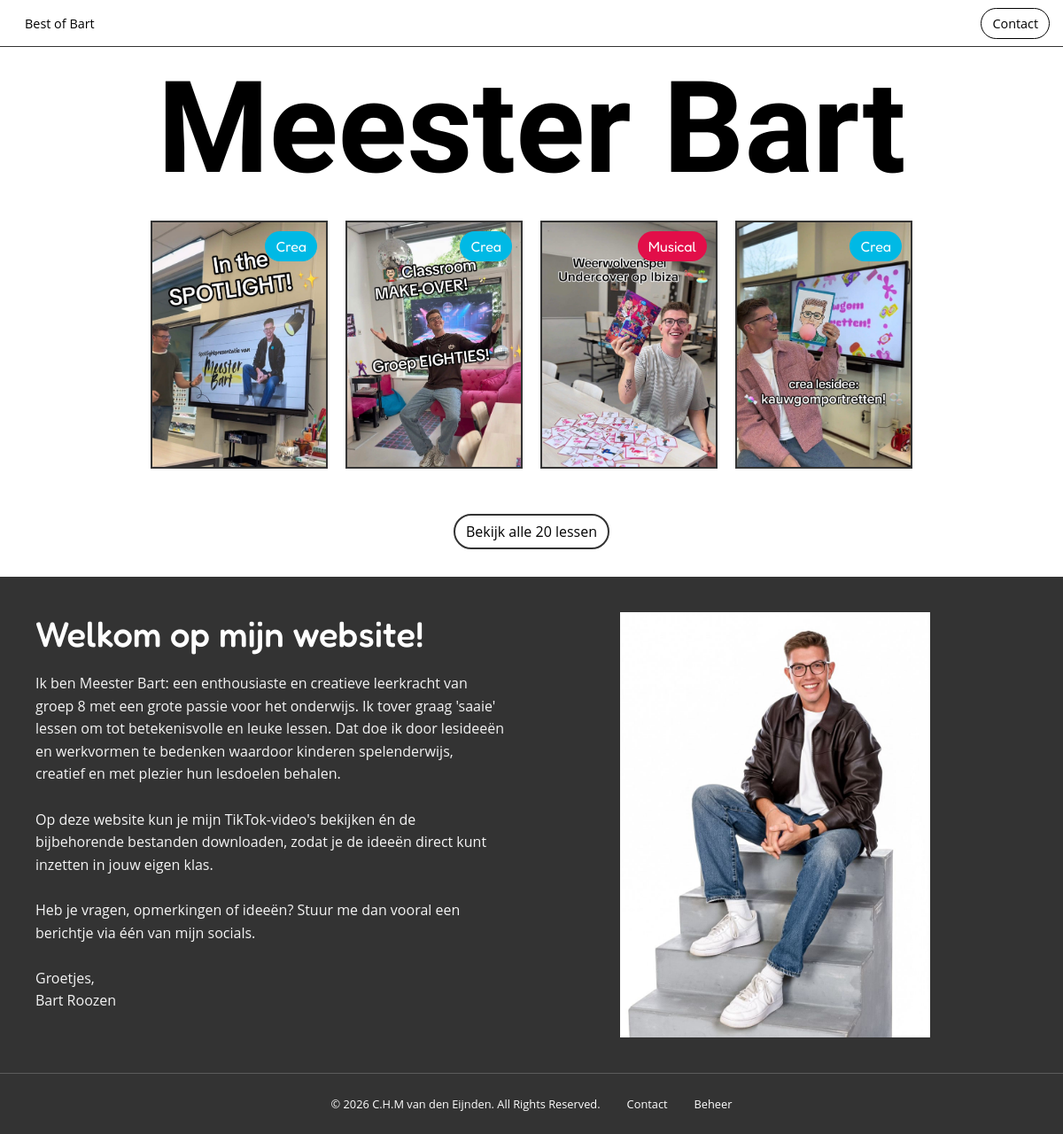
The page / on the database its author committed.
### gallery/models.py (models this page shows, shortened)
class GalleryItem(models.Model):
    GENRE_CHOICES = [
        ("crea", "Crea"),
        ("musical", "Musical"),
        ("rekenen", "Rekenen"),
        ("spelling", "Spelling"),
    ]
    title = models.CharField(max_length=200)
    description = models.TextField()
    image = models.ImageField(upload_to="main/images/")
    tiktok_url = models.URLField(max_length=500, blank=True)
    genre = models.CharField(max_length=20, choices=GENRE_CHOICES, default="crea")
    order = models.PositiveIntegerField(
        default=0,
        help_text="Lower numbers show first. Leave at 0 to put a new item at the top.",
    )
    is_visible = models.BooleanField(default=True)
    class Meta:
        ordering = ["order", "-id"]
    @property
    def files_json(self):
        return json.dumps([{"url": f.url} for f in self.files.all()])

### best_of_bart/views.py (the view)
# urls.py: path('', views.home_view, name='home'),
def home_view(request):
    items = visible_items()
    return render(request, 'home.html', {
        'gallery_items': items[:4],
        'total_items': items.count(),
    })

### best_of_bart/views.py (called while the page is built)
def visible_items():
    return GalleryItem.objects.filter(is_visible=True).prefetch_related("files")

### gallery/models.py (called while the page is built)
    @property
    def url(self):
        return self.file.url if self.file else self.external_url

### templates/home.html (shortened to what this page needs)
{% extends "base.html" %}
{% load static %}
{% block content %}
<div class="home-container">
    <h1 class="main-header">Meester Bart</h1>
    <div class="gallery">
        {% for item in gallery_items %}
            <div class="gallery-item" data-item-id="{{ item.id }}" data-tiktok-url="{{ item.tiktok_url }}" data-description="{{ item.description }}" data-genre="{{ item.genre }}" data-files='{{ item.files_json|safe }}'>
                <img src="{{ item.image.url }}" alt="{{ item.title }}">
                <span class="genre-tag genre-{{ item.genre }}">{{ item.genre }}</span>
            </div>
        {% endfor %}
    </div>
    <div class="see-all-container">
        <a href="{% url 'lessen' %}" class="see-all-btn">Bekijk alle {{ total_items }} lessen</a>
    </div>
    <div class="highlighted-item">
        <div class="column">
            <h1 class="highlighted-title">Welkom op mijn website!</h1>
            <p class="highlighted-description">Ik ben Meester Bart: een enthousiaste en creatieve leerkracht van groep 8 met een grote passie voor het onderwijs. Ik tover graag 'saaie' lessen om tot betekenisvolle en leuke lessen. Dat doe ik door lesideeën en werkvormen te bedenken waardoor kinderen spelenderwijs, creatief en met plezier hun lesdoelen behalen.<br><br>Op deze website kun je mijn TikTok-video's bekijken én de bijbehorende bestanden downloaden, zodat je de ideeën direct kunt inzetten in jouw eigen klas.<br><br>Heb je vragen, opmerkingen of ideeën? Stuur me dan vooral een berichtje via één van mijn socials.<br><br>Groetjes,<br>Bart Roozen</p>
        </div>
        <div class="column">
            <img class="highlighted-img" src="{% static 'main/images/Introducing.jpeg' %}" alt="Meester Bart">
        </div>
    </div>
</div>
{% endblock %}

### static/main/css/style.css (style rules this page uses)
* { margin: 0; padding: 0; box-sizing: border-box; }
body { display: flex; flex-direction: column; height: 100%; }
html { height: 100%; }
.main-header { font-family: 'Ms Madi', cursive; font-size: 2.5rem; text-align: center; color: black; margin: 0; }
.home-container, .contact-container { display: flex; flex-direction: column; align-items: center; justify-content: center; padding: 0; margin-top: 60px; }
.gallery { display: flex; width: 100%; background-color: white; flex-wrap: wrap; align-items: center; justify-content: center; height: fit-content; padding: 20px; gap: 20px; }
.gallery-item { border: 2px solid #333; width: 110px; height: 154px; background-color: white; cursor: pointer; user-select: none; position: relative; overflow: hidden; transition: transform 0.3s ease-in-out; }
.gallery-item img { width: 100%; height: 100%; object-fit: cover; display: block; -webkit-transform: translateZ(0); }
.highlighted-item { background-color: #333; width: 100%; min-height: 300px; display: flex; flex-direction: column; justify-content: center; align-items: center; padding: 30px 20px; }
.highlighted-item .column { display: flex; flex-direction: column; justify-content: flex-start; }
.highlighted-title { font-family: "Fredoka", serif; font-size: 1.7rem; color: white; font-weight: 500; margin: 0 0 20px; text-align: left; }
.highlighted-description { font-family: "Open Sans", sans-serif; font-size: 0.95rem; color: whitesmoke; line-height: 1.6; margin: 0; }
.highlighted-img { width: 100%; height: auto; object-fit: cover; display: block; }
.see-all-container { text-align: center; margin: 40px 0; }
.filter-btn, .see-all-btn { color: #000; text-decoration: none; font-family: "Open Sans", sans-serif; font-size: 1rem; padding: 7px 12px; border: 2px solid #333; background-color: white; border-radius: 25px; cursor: pointer; transition: all 0.3s ease; }
.genre-tag { position: absolute; top: 10px; right: 10px; font-size: 1rem; color: white; padding: 7px 12px; border-radius: 50px; font-family: "Fredoka", sans-serif; text-transform: capitalize; z-index: 1; }
.genre-crea { background-color: #00b9e5; }
.genre-musical { background-color: #e20e49; }
@media (min-width: 769px) { .main-header { font-size: 9rem; } }
@media (min-width: 769px) { .gallery-item { width: 200px; height: 280px; } }
@media (min-width: 769px) { .highlighted-item { flex-direction: row; gap: 40px; padding: 40px; align-items: flex-start; } }
@media (min-width: 769px) { .highlighted-item .column:first-child { flex: 1; max-width: 50%; flex-direction: column; justify-content: flex-start; } }
@media (min-width: 769px) { .highlighted-item .column:last-child { flex: 1; max-width: 50%; display: flex; justify-content: flex-end; align-items: center; padding-right: 20px; } }
@media (min-width: 769px) { .highlighted-img { width: 350px; height: auto; object-fit: contain; } }
@media (min-width: 769px) { .highlighted-title { font-size: 2.5rem; } }
@media (min-width: 769px) { .highlighted-description { font-size: 1rem; } }

### rows shown on the page
GalleryItem: image (picture), genre "Crea"
GalleryItem: image (picture), genre "Crea"
GalleryItem: image (picture), genre "Musical"
GalleryItem: image (picture), genre "Crea"

### other values the page prints
{{ total_items }} "20"
